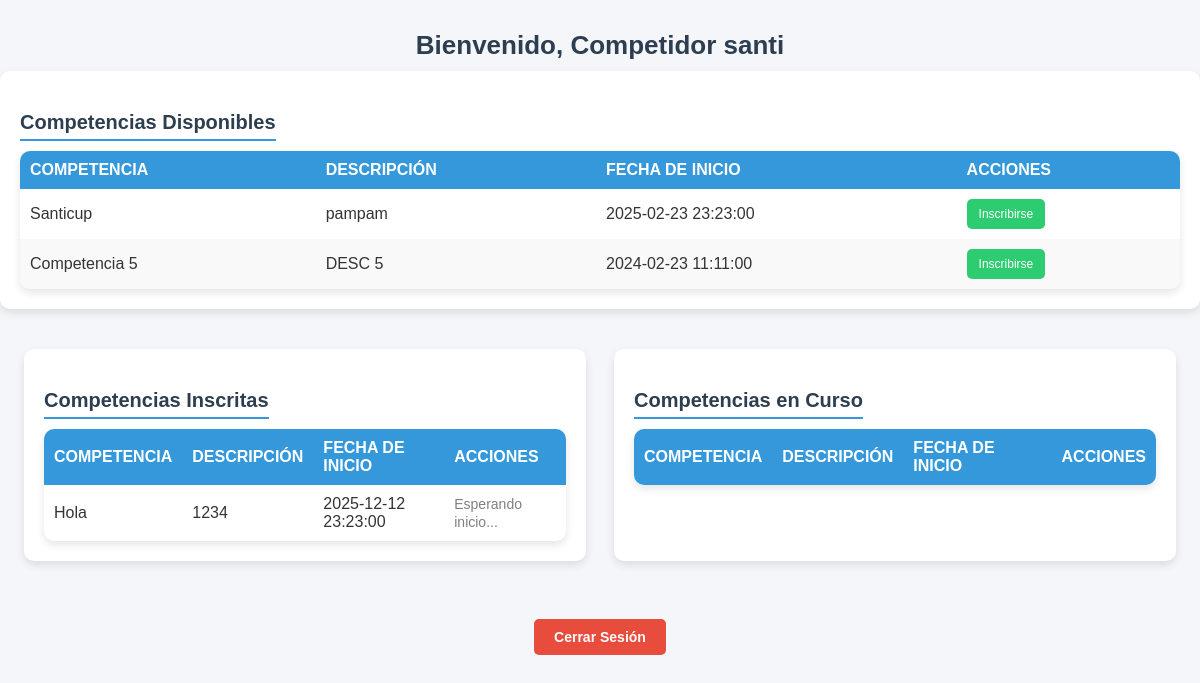
Screenshot of /dashboard_competidor.php (signed in) with the database file from the repository.
### tables this page shows
CREATE TABLE `competencias` (
  `id_competencia` int(11) NOT NULL,
  `nombre` varchar(100) NOT NULL,
  `descripcion` text DEFAULT NULL,
  `fecha_inicio` datetime NOT NULL,
  `tiempo_limite` int(11) NOT NULL COMMENT 'Duración en minutos',
  `creado_por` int(11) NOT NULL,
  `creado_en` timestamp NOT NULL DEFAULT current_timestamp(),
  `tipo_competencia` enum('Informatica','Fisica','Quimica','Matematicas') NOT NULL DEFAULT 'Informatica'
);

### dashboard_competidor.php (the view, shortened to what this page needs)
<?php
include 'db.php';
$id_usuario = $_SESSION['id_usuario'];
$nombre_usuario = $_SESSION['nombre'];
$sql_disponibles = "SELECT * FROM competencias WHERE id_competencia NOT IN (
    SELECT id_competencia FROM resultados WHERE id_usuario = ?
)";
$stmt = $conn->prepare($sql_disponibles);
$stmt->bind_param('i', $id_usuario);
$stmt->execute();
$competencias_disponibles = $stmt->get_result();
$sql_inscritas = "SELECT c.* FROM competencias c
    JOIN resultados uc ON c.id_competencia = uc.id_competencia
    WHERE uc.id_usuario = ? AND c.fecha_inicio > NOW()";
$stmt = $conn->prepare($sql_inscritas);
$stmt->bind_param('i', $id_usuario);
$stmt->execute();
$competencias_inscritas = $stmt->get_result();
?>
<!DOCTYPE html>
<html lang="es">
<head>
    <link rel="stylesheet" href="dashboard_competidor.css">
</head>
<body>
    <h2>Bienvenido, Competidor <?php echo $nombre_usuario; ?></h2>
    <div class="table-wrapper">
        <h3>Competencias Disponibles</h3>
        <table>
            <tr>
                <th>Competencia</th>
                <th>Descripción</th>
                <th>Fecha de Inicio</th>
                <th>Acciones</th>
            </tr>
            <?php while ($competencia = $competencias_disponibles->fetch_assoc()) { ?>
            <tr>
                <td><?php echo htmlspecialchars($competencia['nombre']); ?></td>
                <td><?php echo htmlspecialchars($competencia['descripcion']); ?></td>
                <td><?php echo htmlspecialchars($competencia['fecha_inicio']); ?></td>
                <td>
                    <form method="POST" action="dashboard_competidor.php">
                        <button type="submit" name="inscribirse">Inscribirse</button>
                    </form>
                </td>
            </tr>
            <?php } ?>
        </table>
    </div>
    <div class="tables-container">
<div class="table-wrapper">
    <h3>Competencias Inscritas</h3>
    <table>
        <tr>
            <th>Competencia</th>
            <th>Descripción</th>
            <th>Fecha de Inicio</th>
            <th>Acciones</th>
        </tr>
        <?php while ($competencia = $competencias_inscritas->fetch_assoc()) { ?>
        <tr>
            <td><?php echo htmlspecialchars($competencia['nombre']); ?></td>
            <td><?php echo htmlspecialchars($competencia['descripcion']); ?></td>
            <td><?php echo htmlspecialchars($competencia['fecha_inicio']); ?></td>
            <td>
                <?php if (strtotime($competencia['fecha_inicio']) <= time()) { ?>
                    <form method="GET" action="ver_competencia.php">
                        <input type="hidden" name="id_competencia" value="<?php echo $competencia['id_competencia']; ?>">
                        <button type="submit">Ver Problemas</button>
                    </form>
                <?php } else { ?>
                    <span style="color: gray;">Esperando inicio...</span>
                <?php } ?>
            </td>
        </tr>
        <?php } ?>
    </table>
</div>
        <div class="table-wrapper">
            <h3>Competencias en Curso</h3>
            <table>
                <tr>
                    <th>Competencia</th>
                    <th>Descripción</th>
                    <th>Fecha de Inicio</th>
                    <th>Acciones</th>
                </tr>
            </table>
        </div>
    </div>
    <br>
    <a href="logout.php" class="logout">Cerrar Sesión</a>
</body>
</html>

### dashboard_competidor.css (style rules this page uses)
body { font-family: 'Arial', sans-serif; margin: 0; padding: 0; background: #f4f6f9; color: #333; display: flex; flex-direction: column; align-items: center; padding: 20px; }
h2, h3 { color: #2c3e50; text-align: center; margin: 10px 0; }
h2 { font-size: 26px; font-weight: bold; }
h3 { font-size: 20px; margin-top: 20px; border-bottom: 2px solid #3498db; display: inline-block; padding-bottom: 5px; }
table { width: 90%; margin: 20px auto; border-collapse: collapse; box-shadow: 0 4px 8px rgba(0, 0, 0, 0.1); background: #fff; border-radius: 10px; overflow: hidden; }
table th, table td { padding: 15px; text-align: left; }
table th { background-color: #3498db; color: white; font-weight: bold; text-transform: uppercase; }
table tr:nth-child(odd) { background-color: #f9f9f9; }
button { background-color: #3498db; color: white; border: none; padding: 10px 15px; border-radius: 5px; font-size: 14px; cursor: pointer; transition: background-color 0.3s ease-in-out; }
a { display: inline-block; margin-top: 20px; padding: 10px 20px; background-color: #e74c3c; color: white; font-size: 14px; border-radius: 5px; text-decoration: none; font-weight: bold; transition: background-color 0.3s ease-in-out; }
button { background-color: #2ecc71; color: white; border: none; padding: 10px 15px; border-radius: 5px; font-size: 14px; cursor: pointer; transition: background-color 0.3s ease-in-out; }
a.logout { background-color: #e74c3c; color: white; padding: 10px 15px; border-radius: 5px; text-decoration: none; font-weight: bold; transition: background-color 0.3s ease-in-out; }
.tables-container { display: flex; justify-content: space-around; gap: 20px; margin-top: 20px; }
.table-wrapper { width: 45%; background: #fff; box-shadow: 0 4px 8px rgba(0, 0, 0, 0.1); border-radius: 10px; padding: 20px; }
table { width: 100%; border-collapse: collapse; margin: 0; }
table th, table td { padding: 10px; text-align: left; }
table th { background-color: #3498db; color: white; text-transform: uppercase; }
button { background-color: #2ecc71; color: white; border: none; padding: 8px 12px; border-radius: 5px; cursor: pointer; font-size: 12px; transition: background-color 0.3s ease-in-out; }
a.logout { display: inline-block; margin-top: 20px; background-color: #e74c3c; color: white; padding: 10px 20px; border-radius: 5px; text-decoration: none; font-weight: bold; }
.table-wrapper { width: 100%; margin-bottom: 20px; background: #fff; box-shadow: 0 4px 8px rgba(0, 0, 0, 0.1); border-radius: 10px; padding: 20px; }
.tables-container .table-wrapper { width: 45%; }
table { width: 100%; border-collapse: collapse; }
span { color: #e74c3c; font-size: 14px; }

### rows the page displays
competencias: nombre "Santicup", descripcion "pampam", fecha_inicio "2025-02-23 23:23:00"
competencias: nombre "Competencia 5", descripcion "DESC 5", fecha_inicio "2024-02-23 11:11:00"
competencias: nombre "Hola", descripcion "1234", fecha_inicio "2025-12-12 23:23:00", shows "Esperando inicio..."

### other values shown
$nombre_usuario "santi"
